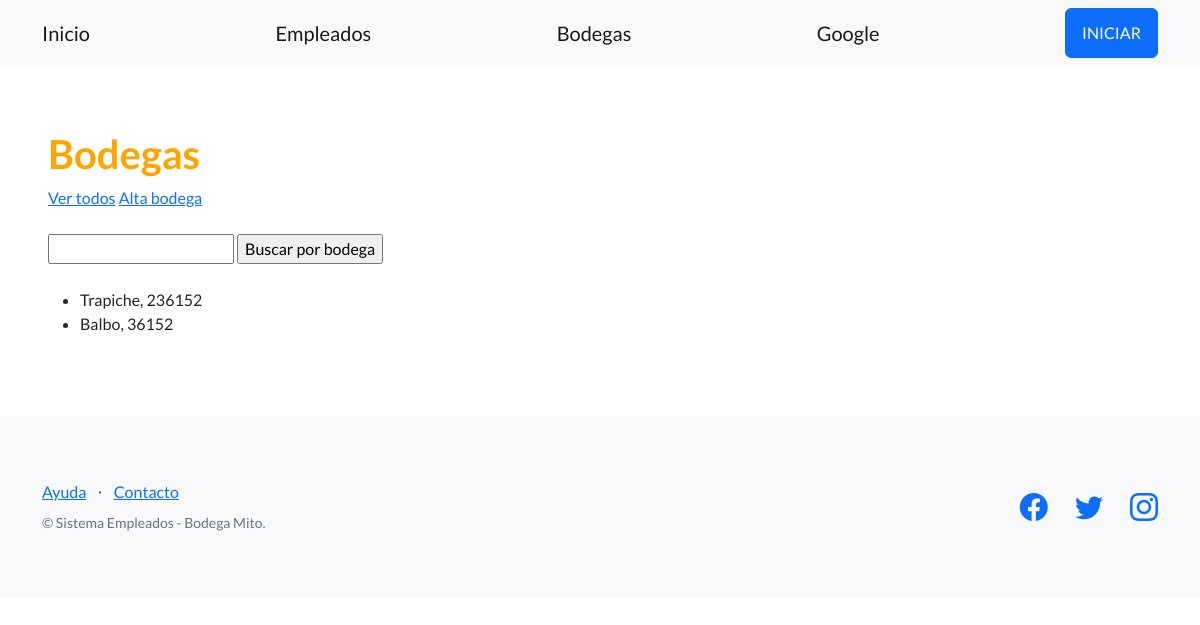
The page /empleados/lista-bodegas/ on the database as committed earlier.
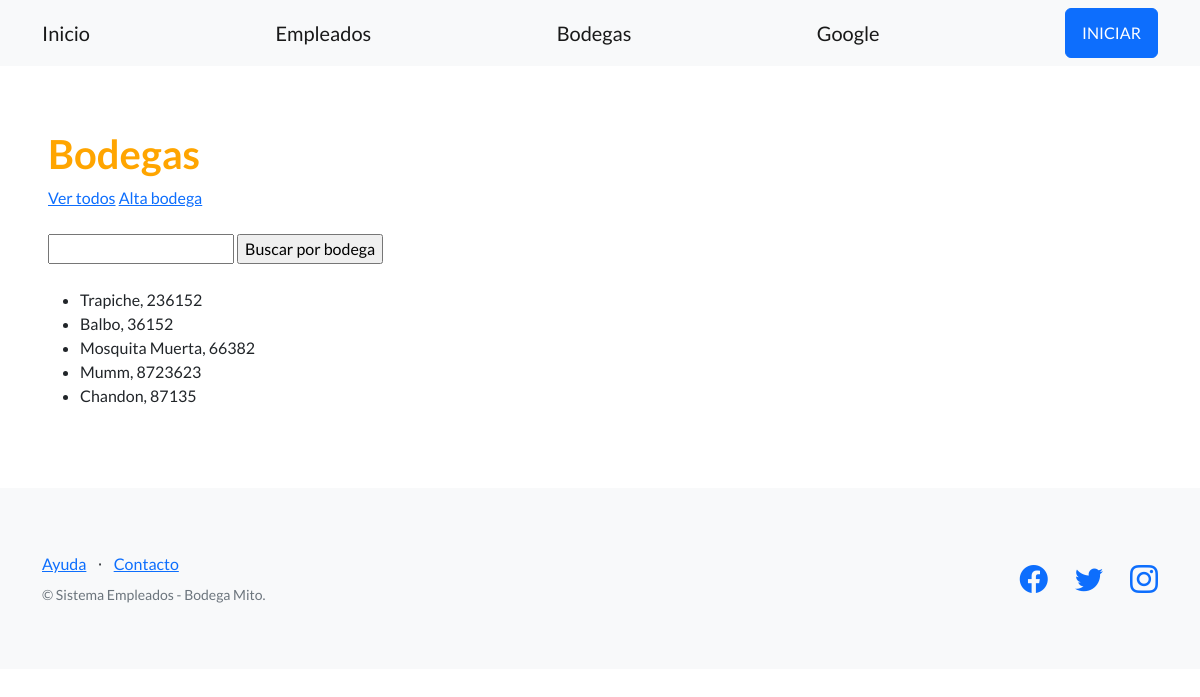
The same page on the database as committed later.
### control_empleados/models.py (models this page shows, shortened)
class Bodega(models.Model):
    nombre = models.CharField(max_length=64)
    codigo = models.IntegerField()

### control_empleados/views.py (the view)
# urls.py: path('lista-bodegas/', listar_bodegas, name='listar_bodegas'),
def listar_bodegas(request):
    contexto = {
         "bodegas": Bodega.objects.all
    }
    http_response = render(
        request=request,
        template_name='control_empleados/listar_bodegas.html',
        context=contexto,
    )
    return http_response

### control_empleados/templates/control_empleados/listar_bodegas.html (shortened to what this page needs)
 {% extends "base.html" %}
{% block contenido %}
<h1 style="color:orange;">
  Bodegas
</h1>
<a href="{% url 'listar_bodegas' %}">Ver todos</a>
<a href="{% url 'cargar_bodega' %}">Alta bodega</a>
<br><br>
<form action="{% url 'buscar_bodegas' %}" method="post">
  <input type="text" name="busqueda">
  <input type="submit" value="Buscar por bodega">
</form>
<br>
<ul>
{% for bodega in bodegas %}
  <li>
    {{ bodega.nombre }}, {{ bodega.codigo }}
  </li>
{% endfor %}
</ul>
{% endblock contenido %}

Rows that differ between the two databases and show on the page:
added Bodega: nombre "Mosquita Muerta", codigo "66382"
added Bodega: nombre "Mumm", codigo "8723623"
added Bodega: nombre "Chandon", codigo "87135"
